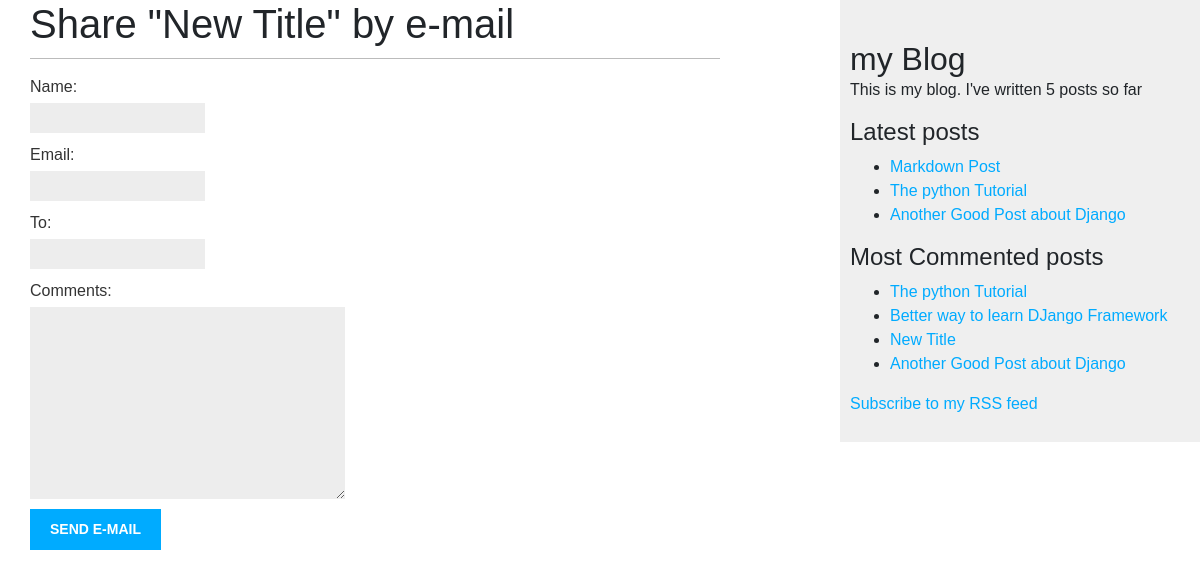
/blog/2/share/, run on the app's committed database.
### blog/models.py (models this page shows, shortened)
class Post(models.Model):
    STATUS_CHOICES = (
        ('draft', 'Draft'),
        ('published', 'Published'),
    )
    title = models.CharField(max_length=250)
    slug = models.SlugField(max_length=250, unique_for_date='publish')
    author = models.ForeignKey(User, on_delete=models.CASCADE, related_name='blog_posts')
    body = models.TextField()
    publish = models.DateTimeField(default=timezone.now)
    created = models.DateTimeField(auto_now_add=True)
    updated = models.DateTimeField(auto_now=True)
    status = models.CharField(max_length=10, choices=STATUS_CHOICES, default='draft')
    tags = TaggableManager() # third party tags
    objects = models.Manager() # default manager
    published = PublishedManager() # custom manager
    class Meta:
        ordering = ('-publish',)
        verbose_name = "Post"
        verbose_name_plural = "Posts"
    def get_absolute_url(self):
        return reverse('blog:post_detail', args=[self.publish.year, self.publish.month,
                                                 self.publish.day, self.slug])

### blog/views.py (the view)
# urls.py: path('<int:post_id>/share/', views.post_share, name='post_share'),
def post_share(request, post_id):
    post = get_object_or_404(Post, id=post_id, status='published')
    sent = False
    if request.method == 'POST':
        form = EmailPostForm(request.POST)
        if form.is_valid():
            cd = form.cleaned_data
            post_url = request.build_absolute_uri(post.get_absolute_url())
            subject = f"{cd['name']} recommends you read {post.title}"
            message = f"Read {post.title} at {post_url}\n\n" \
                      f"{cd['name']}\'s comments: {cd['comments']}"
            send_mail(subject, message, 'admin@myblog.com', [cd['to']])
            sent = True
    else:
        form = EmailPostForm()
    return render(request, 'blog/post/share.html', {'post':post, 'form':form, 'sent':sent})

### blog/forms.py
class EmailPostForm(forms.Form):
    name = forms.CharField(max_length=25)
    email = forms.EmailField()
    to = forms.EmailField()
    comments = forms.CharField(widget=forms.Textarea, required=False)

### blog/models.py (called while the page is built)
    def get_queryset(self):
        return super(PublishedManager, self).get_queryset().filter(status='published')

### blog/templatetags/blog_tags.py (called while the page is built)
@register.simple_tag
def total_posts():
    return Post.published.count()

@register.inclusion_tag('blog/post/latest_posts.html')
def show_latest_posts(count=5):
    latest_posts = Post.published.order_by('-publish')[:count]
    return {'latest_posts': latest_posts}

@register.simple_tag()
def get_most_commented_posts(count=5):
    return Post.published.annotate(total_comments=Count('comments')).order_by('-total_comments')[:count]

### blog/templates/blog/post/share.html (shortened to what this page needs)
{% extends 'blog/base.html' %}
{% block content %}
    {% if sent %}
        <h1>E-mail successfully sent</h1>
        <p>
            "{{post.title}}" was successfully sent to {{ form.cleaned_data.to }} .
        </p>
    {% else %}
        <h1> Share "{{ post.title }}" by e-mail</h1>
        <form method="POST">
            {{form.as_p}}
            <input type="submit" value="Send e-mail">
        </form>
    {% endif %}
{% endblock content %}

### blog/templates/blog/base.html (shortened to what this page needs)
{% load blog_tags %}
{% load static %}
<!DOCTYPE html>
<html lang="en">
<head>
    <link rel="stylesheet" href="https://stackpath.bootstrapcdn.com/bootstrap/4.4.1/css/bootstrap.min.css">
    <link rel="stylesheet" href="{% static 'css/blog.css' %}">
</head>
<body>
    <div id="content">
        {% block content %}
        {% endblock content %}
    </div>
    <div id="sidebar">
        <h2>my Blog</h2>
        <p>This is my blog. I've written {% total_posts %} posts so far</p>
        <h4>Latest posts</h4>
        {% show_latest_posts 3 %}
        <h4>Most Commented posts</h4>
        {% get_most_commented_posts 4 as most_commented_posts %}
        <ul>
            {% for post in most_commented_posts %}
                <li>
                    <a href="{{ post.get_absolute_url }}">{{ post.title }}</a>
                </li>
            {% endfor %}
        </ul>
        <p>
            <a href="{% url 'blog:post_feed' %}">Subscribe to my RSS feed</a>
        </p>
    </div>
</body>
</html>

### blog/templates/blog/post/latest_posts.html
<ul>
    {% for post in latest_posts %}
    <li>
        <a href="{{ post.get_absolute_url }}">{{ post.title }}</a>
    </li>
    {% endfor %}
</ul>

### blog/static/css/blog.css (style rules this page uses)
body { margin:0; padding:0; font-family:helvetica, sans-serif; }
a { color:#00abff; text-decoration:none; }
h1 { font-weight:normal; border-bottom:1px solid #bbb; padding:0 0 10px 0; }
h2 { font-weight:normal; margin:30px 0 0; }
#content { float:left; width:60%; padding:0 0 0 30px; }
#sidebar { float:right; width:30%; padding:10px; background:#efefef; height:100%; }
label { float:left; clear:both; color:#333; margin-bottom:4px; }
input, textarea { clear:both; float:left; margin:0 0 10px; background:#ededed; border:0; padding:6px 10px; font-size:12px; }
input[type=submit] { font-weight:bold; background:#00abff; color:#fff; padding:10px 20px; font-size:14px; text-transform:uppercase; }

### data on the page
Post: title "New Title"
Post: title "Markdown Post"
Post: title "The python Tutorial"
Post: title "Another Good Post about Django"
Post: title "Better way to learn DJango Framework"
